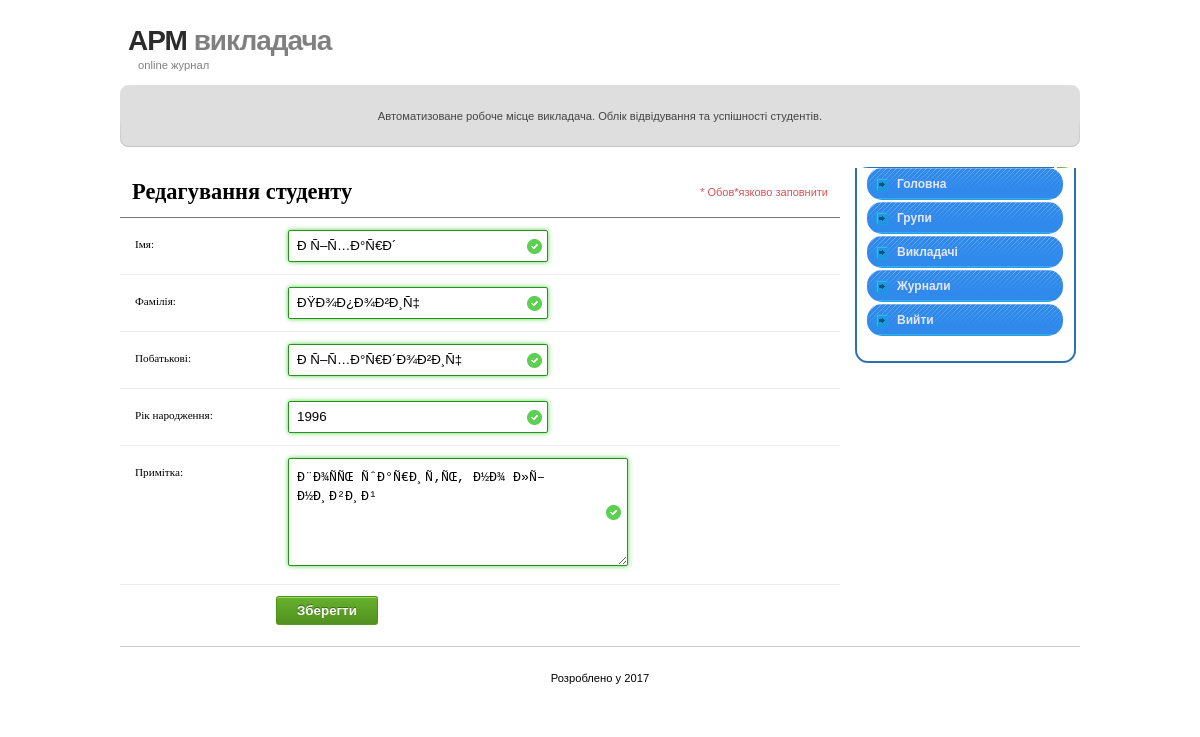
Screenshot of /index.php?stor=admin_edit&action=edit&id_stud=1&id=35 (signed in) with the database file from the repository.
### tables this page shows
CREATE TABLE `grid35` (
  `id` int(11) NOT NULL,
  `imia` varchar(255) NOT NULL,
  `familia` varchar(255) NOT NULL,
  `pobatkovi` varchar(255) NOT NULL,
  `riknar` int(11) DEFAULT NULL,
  `notatok` varchar(255) DEFAULT NULL
);

### admin_edit.php (the view, shortened to what this page needs)
<?php
$id = (int)$_GET['id'];
$id_stud = (int)$_GET['id_stud'];
$tablename = 'grid'.$id;
$query = "SELECT id, imia, familia, pobatkovi, riknar, notatok FROM $tablename WHERE id=$id_stud";
$res = mysql_query( $query );
$prd = mysql_fetch_array($res);
echo '<form class="add_form" name="contact_form" action="?stor=admin_edit&action=save&id_stud='.$prd['id'].'&id='.$id.'#save_ok" method="post"><ul><li><h2>Редагування студенту</h2><span class="required_notification">* Обов*язково заповнити</span></li>';
echo '<li><label for="name">Імя:</label><input type="text" name="imia" value="'.$prd['imia'].'" required /></li>';
echo '<li><label for="name">Фамілія:</label><input type="text" name="familia" value="'.$prd['familia'].'" required /></li>';
echo '<li><label for="website">Побатькові:</label><input type="text" name="pobatkovi" value="'.$prd['pobatkovi'].'" required/></li>';
echo '<li><label for="website">Рік народження:</label><input type="text" name="riknar" value="'.$prd['riknar'].'" required/></li>';
echo '<li><label for="message">Примітка:</label><textarea name="notatok" cols="40" rows="6" required >'.$prd['notatok'].'</textarea></li>';
echo '<p><button class="submit" type="submit">Зберегти</button></p>';
echo '</ul></form>';
?>

### style.css (style rules this page uses)
body { font: 14px/21px "Lucida Sans", "Lucida Grande", "Lucida Sans Unicode", sans-serif; }
.add_form h2, .add_form label { font-family:Georgia, Times, "Times New Roman", serif; }
.form_hint, .required_notification { font-size: 11px; }
.add_form ul { list-style-type:none; list-style-position:outside; margin:0px; padding:0px; }
.add_form li { padding:12px; border-bottom:1px solid #eee; position:relative; }
.add_form li:first-child, .add_form li:last-child { border-bottom:1px solid #777; }
.add_form h2 { margin:0; display: inline; }
.required_notification { color:#d45252; margin:5px 0 0 0; display:inline; float:right; }
.add_form label { width:150px; margin-top: 3px; display:inline-block; float:left; padding:3px; }
.add_form input { height:20px; width:220px; padding:5px 8px; }
.add_form textarea { padding:8px; width:300px; }
.add_form button { margin-left:156px; }
.add_form input, .add_form textarea { border:1px solid #aaa; box-shadow: 0px 0px 3px #ccc, 0 10px 15px #eee inset; border-radius:2px; padding-right:30px; -moz-transition: padding .25s; -webkit-transition: padding .25s; -o-transition: padding .25s; transition: padding .25s; }
.add_form input:required, .add_form textarea:required { background: #fff url(images/red_asterisk.png) no-repeat 98% center; }
.add_form input:required:valid, .add_form textarea:required:valid { background: #fff url(images/valid.png) no-repeat 98% center; box-shadow: 0 0 5px #5cd053; border-color: #28921f; }
button.submit { background-color: #68b12f; background: -webkit-gradient(linear, left top, left bottom, from(#68b12f), to(#50911e)); background: -webkit-linear-gradient(top, #68b12f, #50911e); background: -moz-linear-gradient(top, #68b12f, #50911e); background: -ms-linear-gradient(top, #68b12f, #50911e); background: -o-linear-gradient(top, #68b12f, #50911e); background: linear-gradient(top, #68b12f, #50911e); border: 1px solid #509111; border-bottom: 1px solid #5b992b; border-radius: 3px; -webkit-border-radius: 3px; -moz-border-radius: 3px; -ms-border-radius: 3px; -o-border-radius: 3px; box-shadow: inset 0 1px 0 0 #9fd574; -webkit-box-shadow: 0 1px 0 0 #9fd574 inset ; -moz-box-shadow: 0 1px 0 0 #9fd574 inset; -ms-box-shadow: 0 1px 0 0 #9fd574 inset; -o-box-shadow: 0 1px 0 0 #9fd574 inset; color: white; font-weight: bold; padding: 6px 20px; text-align: center; text-shadow: 0 -1px 0 #396715; }
body { padding: 0; margin: 0; font: 0.7em Tahoma, Arial, sans-serif; line-height: 1.6em; }
h2 { font: bold 2em Arial, Sans-Serif; margin: 0; padding: 0; }
ul { margin: 0; padding : 0; list-style : none; }
form { margin: 0; }

### rows the page displays
grid35: imia "Ð Ñ–Ñ…Ð°Ñ€Ð´", familia "ÐŸÐ¾Ð¿Ð¾Ð²Ð¸Ñ‡", pobatkovi "Ð Ñ–Ñ…Ð°Ñ€Ð´Ð¾Ð²Ð¸Ñ‡", riknar "1996", notatok "Ð¨Ð¾ÑÑŒ ÑˆÐ°Ñ€Ð¸Ñ‚ÑŒ, Ð½Ð¾ Ð»Ñ–Ð½Ð¸Ð²Ð¸Ð¹"
